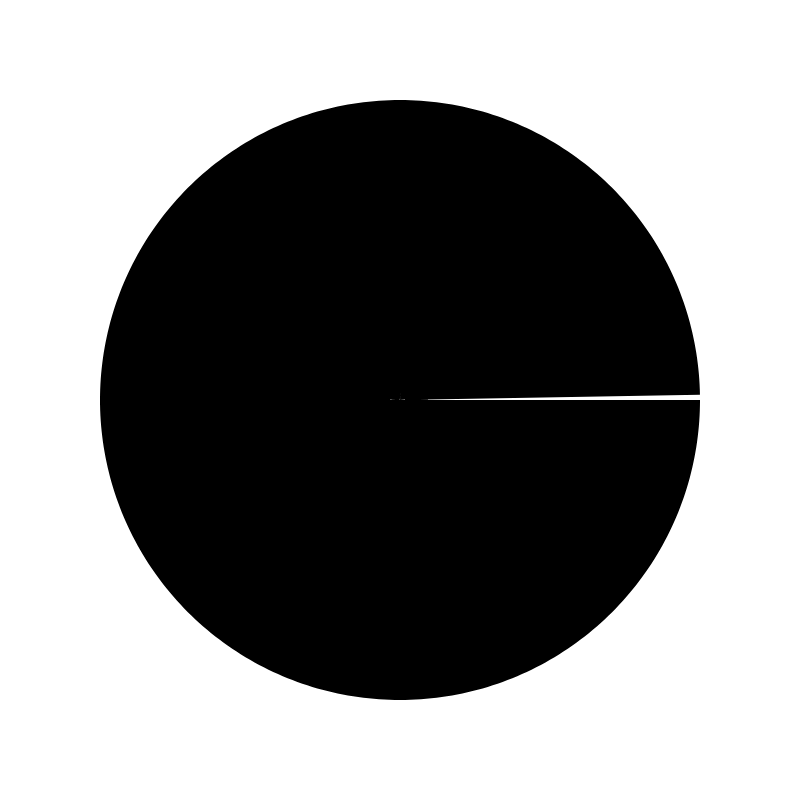
Frame 1 (no input)
Frame 60 (no input): identical to frame 1, image omitted
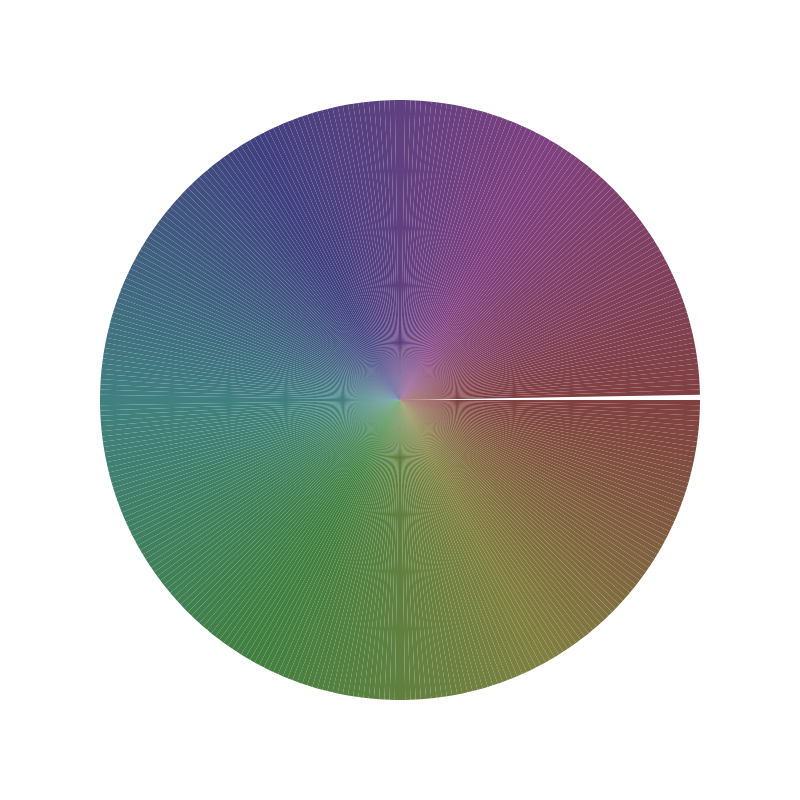
Frame 120 (the mouse pressed at the canvas centre since frame 60)

The p5.js sketch that drew these frames (run headless with seeded random() and noise() and a simulated clock; from frame 60 on, the mouse is pressed at the canvas centre):

// p5.js sketch
// ── sketch.js
let segmentCount = 360;
const radius = 300;

function setup() {
  createCanvas(800, 800);
  noStroke();
}

function draw() {
  colorMode(HSB, 360, width, height);
  background(360, 0, height);

  const angleStep = 360 / segmentCount;

  beginShape(TRIANGLE_FAN);
  vertex(width / 2, height / 2);

  for (let angle = 0; angle < 360; angle += angleStep) {
      let vx = width / 2 + cos(radians(angle)) * radius;
      let vy = height / 2 + sin(radians(angle)) * radius;
      vertex(vx, vy);
      fill(angle, mouseX, mouseY);
  }
  endShape();
}

function keyPressed(){
  switch(key) {
    case '1':
      segmentCount = 360;
      break;
    case '2':
      segmentCount = 45;
      break;
    case '3':
      segmentCount = 24;
      break;
    case '4':
      segmentCount = 12;
      break;
    case '5':
      segmentCount = 6;
      break;

  }
}
